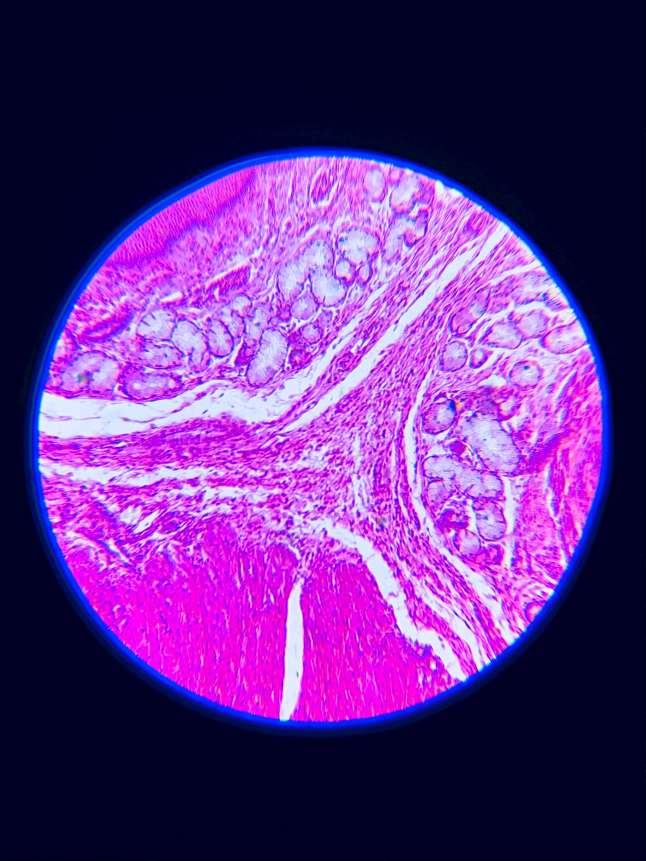
#> input picture microscope.jpg, 2581 x 3441 px, found by its file name (shown at 1/4 size)
$ jupyter execute CV2_1_Uvod_Python.ipynb
#> lines starting #> are read from the running program, lines starting #| are printed output that depends on the picture
### my_module.py
def module_foo():
    print("This is a local module")

### my_module_2nd.py
def module_foo2():
    print("This is 2nd local module")

### CV2_1_Uvod_Python.ipynb
# SSBU CV2: Úvod do Pythonu

## Python
Python je vysokoúrovňový programovací jazyk, ktorý je:
- Interpretovaný (nevytvára spustiteľný kód),
- Objektovo-orientovaný,
- Freeware a open source,
- Dynamicky typovaný,
- Rozsiahly na knižnice, najmä na spracovanie a vizualizáciu údajov, štatistiku a strojové učenie.

---

## **1. Základná syntax**
### Kľúčové vlastnosti:
- Kód sa oddeľuje **odsadením (indentáciou - tab)** (nie zátvorkami ako v C/C++).
- Premenné sa **nemusia vytvárať s definovaním dátového typu** – Python ho priradí automaticky a môže sa dynamicky meniť.
- Na výpis na konzolu používame **funkciu `print()`** - [Dokumentácia print()](https://docs.python.org/3/library/functions.html#print).

**Príklad:**

[cell 1]
print("Hello, World!")

**Úloha na precvičenie:** Napíšte príkaz, ktorý vypíše vaše meno a vek.

[cell 2]
print("Kika Dostalova 23")

---

## **2. Dátové typy a premenné**
### Základné dátové typy v Pythone:
- Vstavané dátové typy a operácie: [Dokumentácia Built-in Types](https://docs.python.org/3/library/stdtypes.html)
- **Textové:** `str`
- **Číselné:** `int`, `float`, `complex`
- **Sekvenčné:** `list`, `tuple`, `range`
- **Mapovacie:** `dict`
- **Množinové:** `set`, `frozenset`
- **Booleovské:** `bool`
- **Binárne:** `bytes`, `bytearray`, `memoryview`
- **None:** `NoneType` (None objekt - neobsahuje hodnotu) - [Dokumentácia NoneType](https://docs.python.org/3/library/constants.html#None)

+ dalšie - [Dokumentácia Python Data Types](https://docs.python.org/3/library/datatypes.html)

+ zistenie typu premennej - funkcia type - [Dokumentácia type](https://docs.python.org/3/library/functions.html#type)

**Príklad:**

[cell 3]
name = "John"
age = 25
height = 6.2
is_student = False
print(type(name), type(age), type(height), type(is_student))

**Úloha:** Vytvorte a inicializujte premenné `blood_type`, `insurance_code` a `allergic_to_paracetamol` a vypíšte ich dátové typy.

[cell 4]
blood_type = '0+'
insurance_code = 1234
allergic_to_paracetamol = False
print(type(blood_type), type(insurance_code), type(allergic_to_paracetamol))

---

## **3. Operátory**
Operátory sú použiteľné štandardne, alebo ako funkcie (potrebné importovaqť modul operator) - [Dokumentácia operator](https://docs.python.org/3/library/operator.html)

Python podporuje:
- **Aritmetické operátory:** `+`, `-`, `*`, `/`, `//`, `%`, `**`
- **Porovnávacie operátory:** `==`, `!=`, `>`, `<`, `>=`, `<=`
- **Logické operátory:** `and`, `or`, `not` - pozor na typy, ktoré porovnávate (napr. bool a int)

**Príklad:**

[cell 5]
# arithmetic operations
x, y = 10, 3
print(x + y, x * y, x > y, x and y)

# comparison operations
print("Is x smaller than y?: ", x < y)

import operator
compare = operator.ge(x, y) # greater or equal
print("Is x greater or equal to y?:", compare)

# logical operations
is_allergic = True
is_true = is_allergic or 0
print("Value of is_true:", is_true)
print("Operator sign comparison: ", is_true & False)

**Úloha:** Vytvorte premenné `a = 20`, `b = 5` a vypočítajte súčet, rozdiel a ich podiel.

[cell 6]
a = 20
b = 5

print(a + b)
print(a - b)
print(a / b)

---

## **4. Podmienky**
### Kľúčové vlastnosti:
- Používame `if`, `elif`, `else` na riadenie toku programu.
- Kód v jednotlivých vetvách sú oddelené odsadením.

**Príklad:**

[cell 7]
age = 18
if age < 18:
    print("You are a minor.")
elif age == 18:
    print("You have just become an adult.")
else:
    print("You are an adult.")

**Úloha:** Napíšte kód, ktorý skontroluje, či je číslo párne alebo nepárne a overte ho použitím rôznych čísel. - [Dokumentácia expressions (modulo)](https://docs.python.org/3/reference/expressions.html)

[cell 8]
cislo = 11

if cislo % 2 == 0:
    print("Cislo je parne.")
else:
    print("Cislo je neparne.")

---

## **5. Cykly**
- `for` cyklus pre iteráciu cez zoznamy a sekvencie.
- `while` cyklus na opakovanie, kým je podmienka splnená.
- Použitie `break` a `continue` je rovnaké ako v iných programovacích jazykoch
- Použitie `else` - Táto vetva obsahuje príkazy, ktoré sa majú vykonať po vykonaní cyklu, ak nebol ukončený pomocou `break`
- Pri `for` cykle je potrebné vytvoriť iterovateľný objekt - napr. sekvenciu čísel, zoznam, slovník, množinu, alebo iný iterovateľný objekt
    - Funkcia `range` - sekvencia čísel - [Dokumentácia range](https://docs.python.org/3/library/functions.html#func-range)
    - Funkcia `len` - dlžka zoznamu - [Dokumentácia len](https://docs.python.org/3/library/functions.html#len)

**Príklad:**

[cell 9]
for i in range(5):
    print(i)

**Úloha:** Napíšte program, ktorý vypíše čísla od 10 do 1. Použite `for` cyklus a funkciu `range`.

[cell 10]
for i in range(10, 0, -1):
    print(i)

---

## **6. Funkcie**
- Definujeme ich pomocou kľúčového slova `def` a odsadením tela funkcie.
- Môžu mať parametre a návratové hodnoty.
- Parametrom funkcie sa môže ale nemusí definovať typ
- Voliteľné parametre majú predvolenú hodnotu, ktorá sa nastaví, ak hodnota parametra nie je definovaná
- Dokumentačné komentáre sa nachádzajú pod definíciou (vo vnútri triedy/funkcie) - označené `"""`

- **Príklad:**

[cell 11]
# age is optional
def greet(name, age = -1):
    # documentation comment
    """Function to greet a person."""
    print("Name:", name, "\tAge: ", age)

# function call
greet("Alice")
greet("Benjamin", 22)

**Úloha:** Napíšte funkciu, ktorá vypočíta a vráti druhú mocninu čísla. Použite voliteľný parameter pre zmenu exponentu. - [Dokumentácia functions](https://docs.python.org/3/tutorial/controlflow.html#defining-functions), [Dokumentácia pow](https://docs.python.org/3/library/functions.html#pow)

[cell 12]
def power(x, y = 2):
    return x ** y

print(power(2, 3))
print(power(2))

---

## **7. Údajové štruktúry**
- Základné štruktúry:
    - list (`[]`)
    - dictionary (`{kľúč : hodnota}`)
    - set (`{}`)
    - tuple (`()`)
- [Dokumentacia datastructures](https://docs.python.org/3/tutorial/datastructures.html)

**List (Zoznam):**

- Definícia - pomocou `[]`
- Uchováva poradie prvkov.
- Prvky v liste sú indexované - každý prvok má priradený index (začínajúci od 0) na identifikáciu jeho pozície v zozname.
- Je `mutable` - jeho prvky môžu byť menené.

**Dictionary (Slovník):**

- Definícia - pomocou `{}` a kľúčov - `kľúč : hodnota`
- Uchováva dáta v pároch kľúč-hodnota podobne ako objekty JSON.
- Kľúče musia byť jedinečné a sú hashovateľné.
- Poradie prvkov je zachované tak, ako boli vložené (od verzie 3.7).
- Tiež je `mutable`.

**Set (Množina):**

- Definícia - pomocou `{}`
- Obsahuje **jedinečné prvky**, žiadne duplikáty.
- Prvky nie sú indexované, nie je možné ich získať pomocou indexu, nie je usporiadaná.
- Je `mutable` a môže sa použiť na vykonávanie matematických operácií množín, ako sú zjednotenie, prienik, rozdiel atď.

**Tuple (N-tica):**

- Definícia - pomocou `()`
- Uchováva poradie prvkov.
- Prvky sú indexované a každý prvok má svoj unikátny index.
- Je `immutable` (nemeniteľná) - jeho prvky nemôžu byť po vytvorení zmenené.
- Môže obsahovať rôzne dátové typy.

**Príklad:**

[cell 13]
# list
numbers = [1, 2, 3, 4, 5]
print("First element of the list:", numbers[0])  # Accessing elements of the list by index
numbers = numbers + [6, 7, 8]  # Adding elements to the list

# dictionary
person = {'name': 'Alice', 'age': 30, 'city': 'New York'}
print("Name:", person['name'])
person['city'] = 'Los Angeles'  # Changing value of the key 'city'
person['blood_type'] = 'A+'  # Adding new key-value pair

# set
medical_treatment = {'paracetamol', 'ibuprofen', 'aspirin'}
print("Medical treatments:", medical_treatment)
medical_treatment.add('antibiotics')  # Adding new element to the set

# tuples
coordinates = (10, 20)
print("Coordinates:", coordinates)
print("Coordinate x:", coordinates[0])

**Úloha:** Vytvorte zoznam `patients` s údajmi o pacientoch (meno, vek, diagnóza). Vypíšte vek pacienta s indexom 2.

[cell 14]
patients = [
    {"name": "Alice", "age": 25, "diagnosis": "Diabetes"},
    {"name": "Bob", "age": 30, "diagnosis": "Asthma"},
    {"name": "Charlie", "age": 35, "diagnosis": "Hypertension"}
]

print(patients[2]["age"])

---

## **8. Práca so súbormi**
### Čítanie a zápis do súborov:
- Pri otvorení súboru je potrebné definovať mód otvorenia - určuje, ako bude súbor použitý (čítanie, zápis, pridávanie do existujúceho súboru, atď.).
    - 'w' pre zápis (vytvorenie súboru, prípadne prepis existujúceho súboru)
    - 'r' pre čítanie
    - 'a' pre pridávanie (zápis na koniec existujúceho súboru (append)).

- Použitie `with` klauzuly (kontextový manažér) - [Dokumentácia input/output](https://docs.python.org/3/tutorial/inputoutput.html)
    - Pomáha spravovať súbory, automatizuje zatvorenie súboru po tom, čo je blok kódu pod klauzulou with dokončený. (aj pri vyhodení výnimky)
    - Znižuje riziko zanechania otvoreného súboru, čo by mohlo viesť k únikom pamäti alebo iným problémom.

**Príklad:**

[cell 15]
# writing to a file
with open("data/example.csv", "w+") as file:
    file.write("patient_id,name,age,diagnosis\n") # writing a header

# reading from a file
with open('data/example.csv', 'r') as file:
    contents = file.read()
    print("File contents:", contents)

**Úloha:** Otvorte súbor `example.csv`v móde "append" a zapíšte do neho údaje o troch pacientoch. (Údaje vymyslite)

[cell 16]
with open("data/example.csv", "a") as file:
    file.write("1,John,25,Diabetes\n")
    file.write("2,Alice,30,Hypertension\n")
    file.write("3,Bob,35,Asthma\n")

with open('data/example.csv', 'r') as file:
    contents = file.read()
    print("File contents:", contents)

---
## **9. Moduly**
- Modulom môže byť akýkoľvek vlastný .py skript
- Importuje sa do projektu použitím kĺúčového slova `import`
- Pri importovaní modulu je možné priradiť mu alias - skratku, ktorá sa používa ďalej v skripte na zavolanie funkcií alebo metód tried modulu (napr. `import my_module as mod`)
- Možnosť importovať len konkrétne objekty/funkcie z knižnice (napr. `from my_module import module_foo`)

**Vytvorenie modulu**
- Python skript (my_module.py)

**Príklad:**

[cell 17]
import my_module

my_module.module_foo()

**Úloha:** Vytvorte vlastný modul a importujte ho do projektu s aliasom.

[cell 18]
import my_module_2nd as module

module.module_foo2()

---
## **10. Ošetrovanie výnimiek**
- Pri ošetrovaní výnimiek sa používa `try-except` blok - [Dokumentácia errors](https://docs.python.org/3/tutorial/errors.html)
- Príklady základných typov výnimiek:
    - TypeError: vykonanie operácie s nekompatibilným typom (sčítanie reťazca a čísla)
    - IndexError: pristúpenie k prvku zoznamu pomocou indexu, ktorý je mimo rozsah
    - KeyError: pristúpenie k hodnote v slovníku pomocou kľúča, ktorý neexistuje
    - ValueError: funkcia dostane argument s nevhodnou hodnotou
    - NameError: použitie nedefinovanej premennej
    - FileNotFoundError: pokus o otvorenie neexistujúceho súboru
    - ZeroDivisionError: delenie čísla nulou

**Príklad:**

[cell 19]
undefined_variable = 5

try:
    print(undefined_variable)
except NameError as e:
    print("Error:", e)

**Úloha:** Ošetrite výnimku pri delení čísla nulou.

[cell 20]
undefined_variable = 5
try:
    print(undefined_variable/0)
except ZeroDivisionError as e:
    print("Error:", e)

---
## **11. Práca s obrázkami**
Na prácu s obrázkami sa používajú knižnice, napr. pillow (PIL) - [Dokumentácia Image](https://pillow.readthedocs.io/en/stable/reference/Image.html)
- Základnými operáciami pre prácu s obrázkami sú načítanie a uloženie (open/save)
- Knižnice ponúkajú rôzne možnosti transformácie obrazu, napr. prevod na odtiene šedej (hodnoty 0-255) - funkcia convert [Dokumentácia convert](https://www.codecademy.com/resources/docs/pillow/image/convert)
- Normalizácia obrazu (prevod na hodnoty 0-1) je prospešná pre strojové učenie
- Knižnice ponúkajú množstvo ďalších úprav (rotácie, orezanie, zmena veľkosti, pridanie filtrov, atď.) - všetky operácie sú vždy dostupné v dokumentácii knižnice

**Príklad:**

[cell 21]
# pip install pillow
from PIL import Image
img = Image.open("data/microscope.jpg")
#> img is the input picture: PIL image 2581x3441 RGB; mean R, G, B 95.5, 46.9, 134.8
gray_img = img.convert("L")
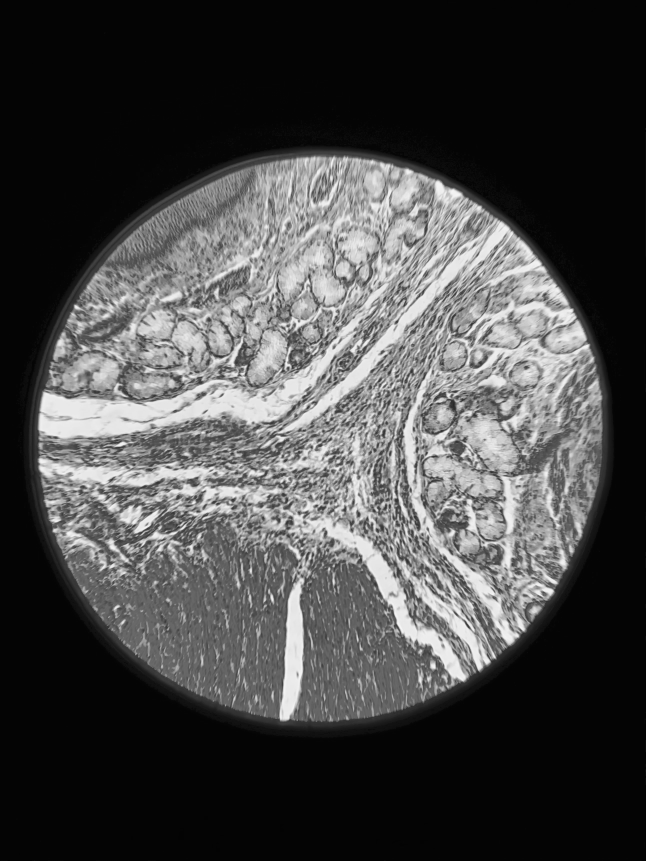
#> gray_img: PIL image 2581x3441 L (shown at 1/4 size); min 1, max 250, mean 71.4
gray_img.save("data/microscope_g.jpg")

**Úloha:** Otvorte obrázok `microscope_g.jpg`, otočte ho o 90° a uložte. Použite funkciu rotate - [Dokumentácia rotate](https://www.codecademy.com/resources/docs/pillow/image/rotate)

[cell 22]
from PIL import Image
img = Image.open("data/microscope.jpg")
gray_img = img.rotate(90)
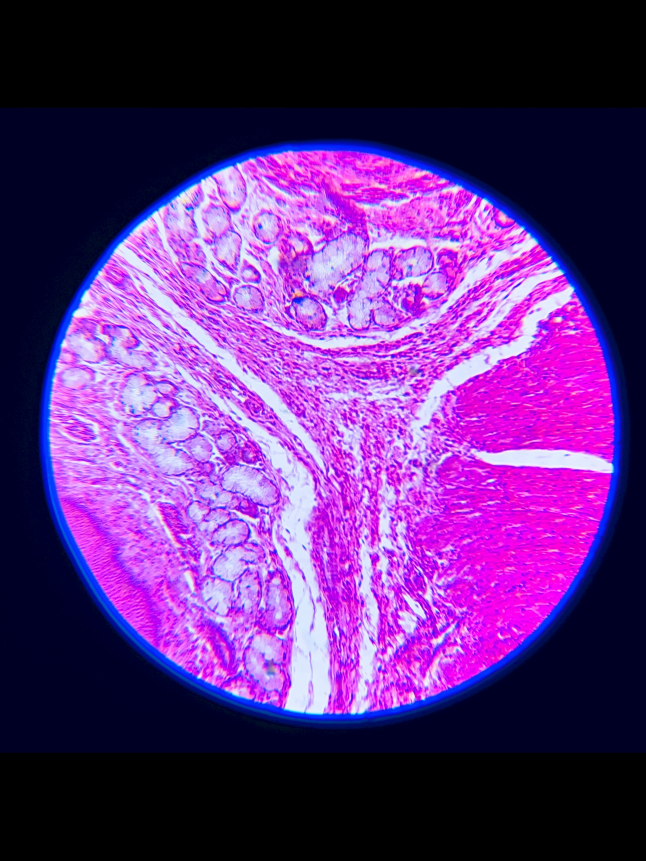
#> gray_img: PIL image 2581x3441 RGB (shown at 1/4 size); mean R, G, B 95.5, 46.9, 125.8
gray_img.save("data/microscope_rotated.jpg")

---

## **12. OOP v Pythone**
- Triedy definujeme pomocou `class`.
- Používame konštruktor `__init__`.
- Prístup k atribútom triedy je pomocou `self`.
- Metódy triedy majú ako prvý parameter `self`.
- Metódy triedy sa volajú na inštancii triedy.
- Atribúty triedy sú definované v konštruktore.
- Metódy triedy sú definované v rámci triedy.
- Prístup k atribútom triedy je pomocou `.`.
- Vytvorenie inštancie triedy - `object = ClassName()`.
- Dedičnosť - trieda môže dediť od inej triedy.
- Trieda môže byť abstraktná - nemôže byť inštanciovaná, ale môže byť použitá ako základ pre iné triedy.
- Polymorfizmus - triedy môžu mať metódy s rovnakým názvom, ale s rôznou implementáciou.
- Encapsulácia - skrytie atribútov triedy pred priamym prístupom zvonku.
- Private atribúty a metódy - začínajú dvojitým podčiarkovníkom `__`.

**Príklad:**

[cell 23]
class Patient:
    def __init__(self, name, age, diagnosis):
        self.name = name
        self.age = age
        self.diagnosis = diagnosis

    def __check_if_info_is_defined(self):
        if self.name and self.age and self.diagnosis:
            return True
        return False

    def display_info(self):
        if self.__check_if_info_is_defined():
            print(f"Patient: {self.name}, Age: {self.age}, Diagnosis: {self.diagnosis}")
        else:
            print("Some of the information is undefined.")

p1 = Patient("Anna", 30, "Diabetes")
p2 = Patient("Peter", 25, None)
